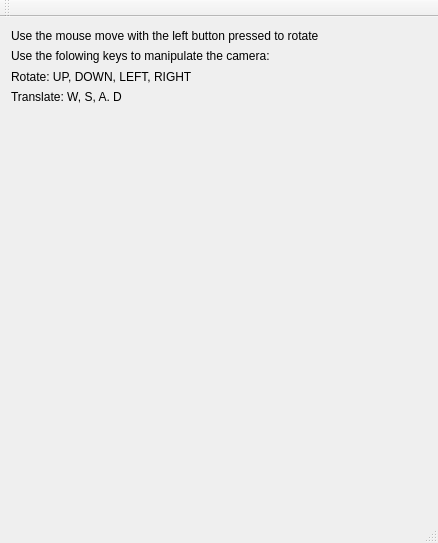
<?xml version="1.0" encoding="UTF-8"?>
<ui version="4.0">
 <class>MainWindow</class>
 <widget class="QMainWindow" name="MainWindow">
  <property name="geometry">
   <rect>
    <x>0</x>
    <y>0</y>
    <width>438</width>
    <height>543</height>
   </rect>
  </property>
  <property name="minimumSize">
   <size>
    <width>0</width>
    <height>0</height>
   </size>
  </property>
  <property name="windowTitle">
   <string>MainWindow</string>
  </property>
  <widget class="QWidget" name="centralWidget">
   <layout class="QVBoxLayout" name="verticalLayout">
    <item>
     <widget class="QLabel" name="label_4">
      <property name="text">
       <string>Use the mouse move with the left button pressed to rotate</string>
      </property>
     </widget>
    </item>
    <item>
     <widget class="QLabel" name="label">
      <property name="text">
       <string>Use the folowing keys to manipulate the camera:</string>
      </property>
     </widget>
    </item>
    <item>
     <widget class="QLabel" name="label_2">
      <property name="text">
       <string>Rotate: UP, DOWN, LEFT, RIGHT</string>
      </property>
     </widget>
    </item>
    <item>
     <widget class="QLabel" name="label_3">
      <property name="text">
       <string>Translate: W, S, A. D</string>
      </property>
     </widget>
    </item>
    <item>
     <widget class="QGLWidgetCustom" name="glwidget" native="true">
      <property name="minimumSize">
       <size>
        <width>400</width>
        <height>400</height>
       </size>
      </property>
      <property name="focusPolicy">
       <enum>Qt::StrongFocus</enum>
      </property>
     </widget>
    </item>
   </layout>
  </widget>
  <widget class="QMenuBar" name="menuBar">
   <property name="geometry">
    <rect>
     <x>0</x>
     <y>0</y>
     <width>438</width>
     <height>24</height>
    </rect>
   </property>
  </widget>
  <widget class="QToolBar" name="mainToolBar">
   <attribute name="toolBarArea">
    <enum>TopToolBarArea</enum>
   </attribute>
   <attribute name="toolBarBreak">
    <bool>false</bool>
   </attribute>
  </widget>
  <widget class="QStatusBar" name="statusBar"/>
 </widget>
 <layoutdefault spacing="6" margin="11"/>
 <customwidgets>
  <customwidget>
   <class>QGLWidgetCustom</class>
   <extends>QWidget</extends>
   <header>qglwidgetcustom.h</header>
   <container>1</container>
  </customwidget>
 </customwidgets>
 <resources/>
 <connections/>
</ui>
